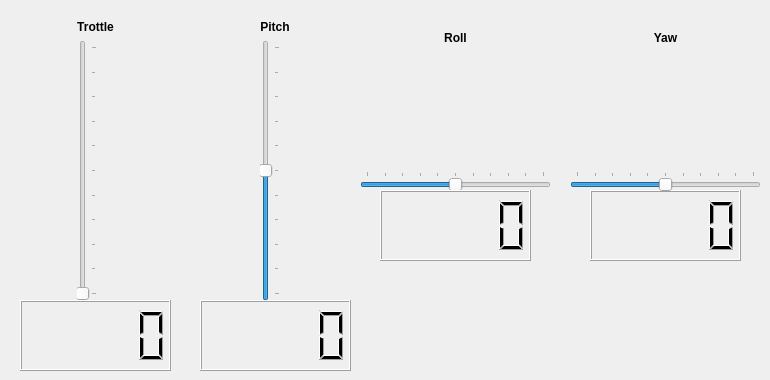
       <widget class="QWidget" name="tab_motors">
        <attribute name="title">
         <string>Motors</string>
        </attribute>
        <widget class="QWidget" name="layoutWidget">
         <property name="geometry">
          <rect>
           <x>20</x>
           <y>20</y>
           <width>151</width>
           <height>281</height>
          </rect>
         </property>
         <layout class="QGridLayout" name="gridLayout_8">
          <item row="1" column="0">
           <widget class="QSlider" name="throttleSlider">
            <property name="mouseTracking">
             <bool>false</bool>
            </property>
            <property name="minimum">
             <number>1000</number>
            </property>
            <property name="maximum">
             <number>2000</number>
            </property>
            <property name="pageStep">
             <number>100</number>
            </property>
            <property name="value">
             <number>1000</number>
            </property>
            <property name="sliderPosition">
             <number>1000</number>
            </property>
            <property name="tracking">
             <bool>false</bool>
            </property>
            <property name="orientation">
             <enum>Qt::Vertical</enum>
            </property>
            <property name="tickPosition">
             <enum>QSlider::TicksBelow</enum>
            </property>
           </widget>
          </item>
          <item row="0" column="0">
           <widget class="QLabel" name="label_25">
            <property name="font">
             <font>
              <weight>75</weight>
              <bold>true</bold>
             </font>
            </property>
            <property name="text">
             <string>Trottle</string>
            </property>
            <property name="alignment">
             <set>Qt::AlignCenter</set>
            </property>
           </widget>
          </item>
         </layout>
        </widget>
        <widget class="QWidget" name="layoutWidget">
         <property name="geometry">
          <rect>
           <x>200</x>
           <y>20</y>
           <width>151</width>
           <height>281</height>
          </rect>
         </property>
         <layout class="QGridLayout" name="gridLayout_7" rowstretch="0,0">
          <item row="0" column="0">
           <widget class="QLabel" name="label_41">
            <property name="font">
             <font>
              <weight>75</weight>
              <bold>true</bold>
             </font>
            </property>
            <property name="text">
             <string>Pitch</string>
            </property>
            <property name="alignment">
             <set>Qt::AlignCenter</set>
            </property>
           </widget>
          </item>
          <item row="1" column="0">
           <widget class="QSlider" name="pitchSlider">
            <property name="mouseTracking">
             <bool>false</bool>
            </property>
            <property name="minimum">
             <number>1000</number>
            </property>
            <property name="maximum">
             <number>2000</number>
            </property>
            <property name="pageStep">
             <number>100</number>
            </property>
            <property name="value">
             <number>1500</number>
            </property>
            <property name="sliderPosition">
             <number>1500</number>
            </property>
            <property name="tracking">
             <bool>false</bool>
            </property>
            <property name="orientation">
             <enum>Qt::Vertical</enum>
            </property>
            <property name="tickPosition">
             <enum>QSlider::TicksBelow</enum>
            </property>
           </widget>
          </item>
         </layout>
        </widget>
        <widget class="QLCDNumber" name="lcdThrottle">
         <property name="geometry">
          <rect>
           <x>20</x>
           <y>300</y>
           <width>151</width>
           <height>71</height>
          </rect>
         </property>
         <property name="smallDecimalPoint">
          <bool>false</bool>
         </property>
        </widget>
        <widget class="QLCDNumber" name="lcdPitch">
         <property name="geometry">
          <rect>
           <x>200</x>
           <y>300</y>
           <width>151</width>
           <height>71</height>
          </rect>
         </property>
         <property name="smallDecimalPoint">
          <bool>false</bool>
         </property>
        </widget>
        <widget class="QLCDNumber" name="lcdRoll">
         <property name="geometry">
          <rect>
           <x>380</x>
           <y>190</y>
           <width>151</width>
           <height>71</height>
          </rect>
         </property>
         <property name="smallDecimalPoint">
          <bool>false</bool>
         </property>
        </widget>
        <widget class="QLCDNumber" name="lcdYaw">
         <property name="geometry">
          <rect>
           <x>590</x>
           <y>190</y>
           <width>151</width>
           <height>71</height>
          </rect>
         </property>
         <property name="smallDecimalPoint">
          <bool>false</bool>
         </property>
        </widget>
        <widget class="QWidget" name="layoutWidget_6">
         <property name="geometry">
          <rect>
           <x>570</x>
           <y>-90</y>
           <width>191</width>
           <height>281</height>
          </rect>
         </property>
         <layout class="QGridLayout" name="gridLayout_11" rowstretch="0,0" columnstretch="0" rowminimumheight="0,0" columnminimumwidth="0">
          <item row="1" column="0">
           <widget class="QSlider" name="yawSlider">
            <property name="mouseTracking">
             <bool>false</bool>
            </property>
            <property name="minimum">
             <number>1000</number>
            </property>
            <property name="maximum">
             <number>2000</number>
            </property>
            <property name="pageStep">
             <number>100</number>
            </property>
            <property name="value">
             <number>1500</number>
            </property>
            <property name="sliderPosition">
             <number>1500</number>
            </property>
            <property name="tracking">
             <bool>false</bool>
            </property>
            <property name="orientation">
             <enum>Qt::Horizontal</enum>
            </property>
            <property name="tickPosition">
             <enum>QSlider::TicksAbove</enum>
            </property>
           </widget>
          </item>
          <item row="0" column="0">
           <widget class="QLabel" name="label_40">
            <property name="font">
             <font>
              <weight>75</weight>
              <bold>true</bold>
             </font>
            </property>
            <property name="text">
             <string>Yaw</string>
            </property>
            <property name="alignment">
             <set>Qt::AlignCenter</set>
            </property>
           </widget>
          </item>
         </layout>
        </widget>
        <widget class="QWidget" name="layoutWidget">
         <property name="geometry">
          <rect>
           <x>360</x>
           <y>-90</y>
           <width>191</width>
           <height>281</height>
          </rect>
         </property>
         <layout class="QGridLayout" name="gridLayout_10" rowstretch="0,0" columnstretch="0" rowminimumheight="0,0" columnminimumwidth="0">
          <item row="1" column="0">
           <widget class="QSlider" name="rollSlider">
            <property name="mouseTracking">
             <bool>false</bool>
            </property>
            <property name="minimum">
             <number>1000</number>
            </property>
            <property name="maximum">
             <number>2000</number>
            </property>
            <property name="pageStep">
             <number>100</number>
            </property>
            <property name="value">
             <number>1500</number>
            </property>
            <property name="sliderPosition">
             <number>1500</number>
            </property>
            <property name="tracking">
             <bool>false</bool>
            </property>
            <property name="orientation">
             <enum>Qt::Horizontal</enum>
            </property>
            <property name="tickPosition">
             <enum>QSlider::TicksAbove</enum>
            </property>
           </widget>
          </item>
          <item row="0" column="0">
           <widget class="QLabel" name="label_39">
            <property name="font">
             <font>
              <weight>75</weight>
              <bold>true</bold>
             </font>
            </property>
            <property name="text">
             <string>Roll</string>
            </property>
            <property name="alignment">
             <set>Qt::AlignCenter</set>
            </property>
           </widget>
          </item>
         </layout>
        </widget>
        <zorder>lcdRoll</zorder>
        <zorder>layoutWidget</zorder>
        <zorder>lcdYaw</zorder>
        <zorder>layoutWidget</zorder>
        <zorder>layoutWidget</zorder>
        <zorder>lcdThrottle</zorder>
        <zorder>lcdPitch</zorder>
        <zorder>layoutWidget_6</zorder>
       </widget>
